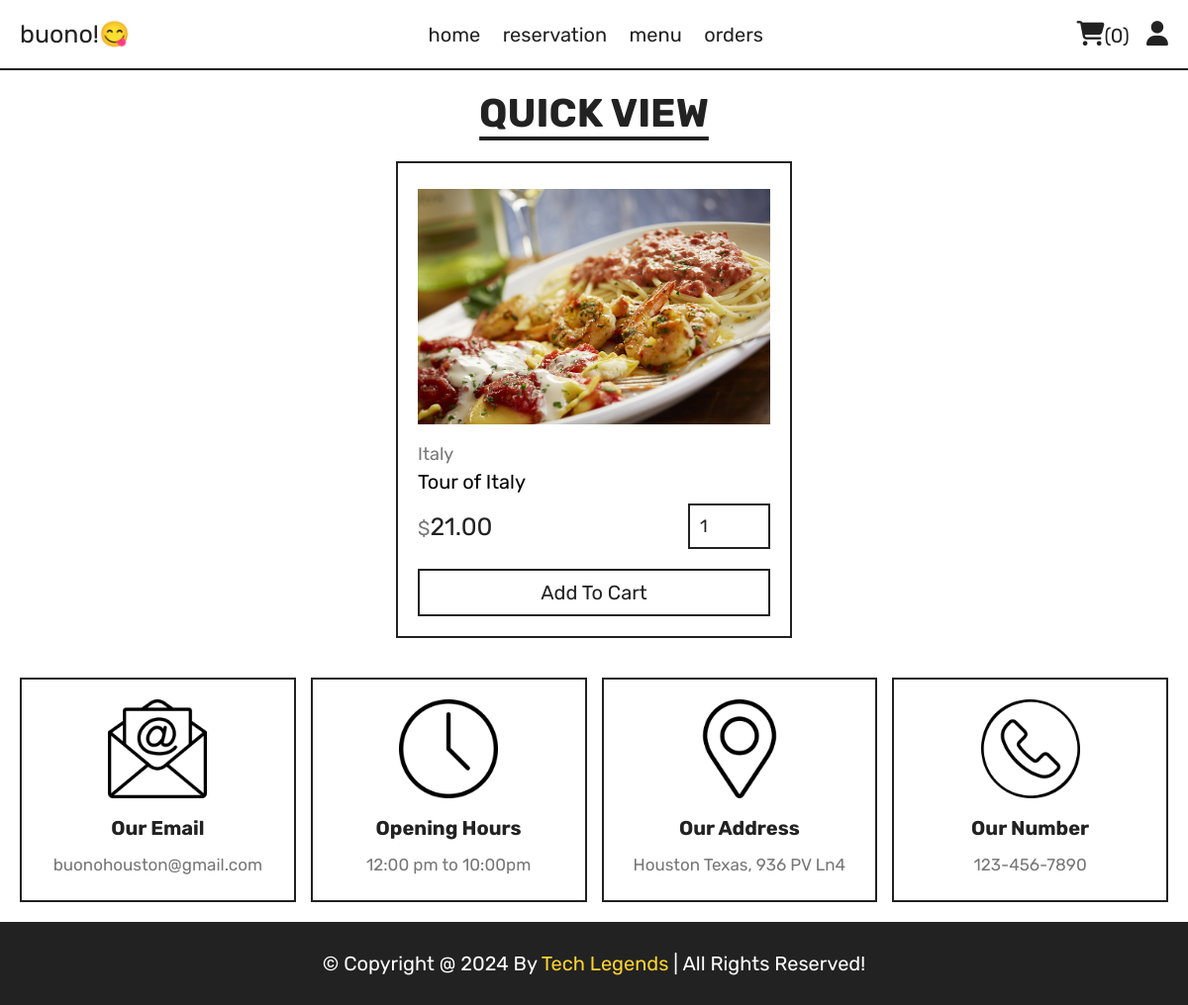
The page /quick_view.php?pid=1 on the database its author committed.
### tables this page shows
CREATE TABLE `menuitems` (
  `ID` int(11) NOT NULL,
  `DishName` varchar(30) NOT NULL,
  `Origin` varchar(30) NOT NULL,
  `Vegetarian` tinyint(1) NOT NULL,
  `Price` decimal(10,2) NOT NULL,
  `Image` varchar(15) NOT NULL
);

### quick_view.php (the view, shortened to what this page needs)
<?php
include 'components/add_cart.php';
?>
<!DOCTYPE html>
<html lang="en">
<head>
   <link rel="stylesheet" href="https://cdnjs.cloudflare.com/ajax/libs/font-awesome/6.1.1/css/all.min.css">
   <link rel="stylesheet" href="css/style.css">
</head>
<body>
<?php include 'components/user_header.php'; ?>
<section class="quick-view">
   <h1 class="title">quick view</h1>
   <?php
      $pid = $_GET['pid'];
      $select_products = $conn->prepare("SELECT * FROM `menuitems` WHERE ID = ?");
      $select_products->execute([$pid]);
      if($select_products->rowCount() > 0){
         while($fetch_products = $select_products->fetch(PDO::FETCH_ASSOC)){
   ?>
   <form action="" method="post" class="box">
      <img src="FoodImages/<?= $fetch_products['Image']; ?>" alt="">
      <a href="category.php?category=<?= $fetch_products['Origin']; ?>" class="cat"><?= $fetch_products['Origin']; ?></a>
      <div class="name"><?= $fetch_products['DishName']; ?></div>
      <div class="flex">
         <div class="price"><span>$</span><?= $fetch_products['Price']; ?></div>
         <input type="number" name="qty" class="qty" min="1" max="99" value="1" maxlength="2">
      </div>
      <button type="submit" name="add_to_cart" class="cart-btn">add to cart</button>
   </form>
   <?php
         }
      }else{
         echo '<p class="empty">no products added yet!</p>';
      }
   ?>
</section>
<?php include 'components/footer.php'; ?>
</body>
</html>

### css/style.css (style rules this page uses)
:root { --yellow:#fed330; --red:#e74c3c; --white:#fff; --black:#222; --light-color:#777; --border:.2rem solid var(--black); }
* { font-family: 'Rubik', sans-serif; margin:0; padding:0; box-sizing: border-box; outline: none; border: none; text-decoration: none; }
html { font-size: 62.5%; overflow-x: hidden; scroll-behavior: smooth; stop-opacity: 7rem; }
section { margin:0 auto; max-width: 1200px; padding:2rem; }
.title { text-align: center; margin-bottom: 2.5rem; font-size: 4rem; color:var(--black); text-transform: uppercase; text-decoration: underline; text-underline-offset: 1rem; }
.quick-view form { max-width: 40rem; padding:2rem; border:var(--border); position: relative; margin:0 auto; }
.quick-view form img { height: 25rem; width: 100%; object-fit: contain; margin-bottom: 1rem; }
.quick-view form .cat { font-size: 1.8rem; color:var(--light-color); }
.quick-view form .name { font-size: 2rem; margin:.5rem 0; }
.quick-view form .flex { display: flex; justify-content: space-between; align-items: center; gap:1.5rem; margin:1rem 0; }
.quick-view form .flex .price { font-size: 2.5rem; color:var(--black); }
.quick-view form .flex .price span { font-size: 2rem; color:var(--light-color); }
.quick-view form .flex .qty { border:var(--border); padding:1rem; font-size: 1.8rem; color:var(--black); }
.quick-view form .cart-btn { width: 100%; padding:1rem 3rem; text-align: center; border:var(--border); font-size: 2rem; color:var(--black); cursor: pointer; text-transform: capitalize; background: none; margin-top: 1rem; }

### rows shown on the page
menuitems: Image (picture), Origin "Italy", DishName "Tour of Italy", Price "21.00"

### other values the page prints
$total_cart_items "0"
